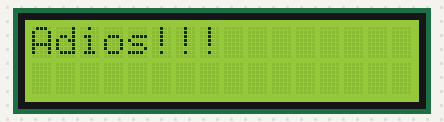
Bench run of a sketch on a simulated Arduino Uno, built with avr-gcc and run on an emulated ATmega328P. On the bench: 16×2 character LCD.

Above: at 0.1 s.
At 1.1 s:
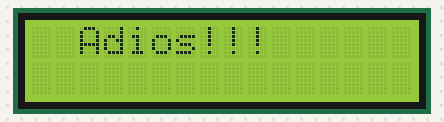
At 2.2 s:
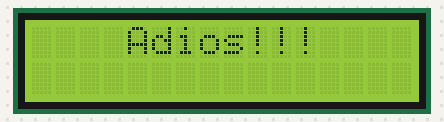
At 4.2 s:
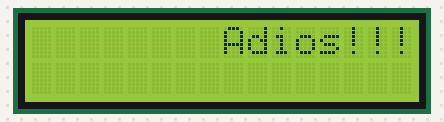
At 6.3 s:
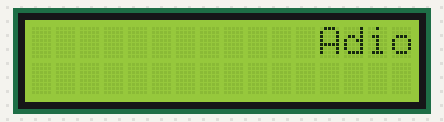
At 8.8 s:
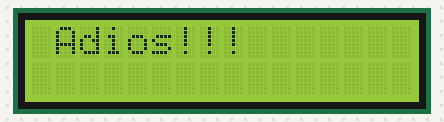

Measured:
- by itself, everything shown: repeats every 8.2 s, in 16 steps
- what the display in image 1 shows lasts 0.5 s, from 1.1 s to 1.6 s

The sketch:

LCD_2.ino
```cpp
/////////////////////////////////
// Generated with a lot of love//
// with TUNIOT FOR ESP8266     //
// Website: Easycoding.tn      //
/////////////////////////////////
#include <Wire.h>
#include <LiquidCrystal_I2C.h>


LiquidCrystal_I2C lcd(0x27,16,2);  // Dirccion 0x27 16 caractares (columnas) en 2 filas
//LiquidCrystal_I2C lcd(0x30,16,2);  // Posibles direcciones alternativas
//LiquidCrystal_I2C lcd(0x3F,16,2);  // Posibles direcciones alternativas

void setup()
{
  lcd.begin();      // Inicializa  las comunicaciones con el LCD
  lcd.backlight();  // Encendemos la luz
}


void loop()
{
   for(int i = 0; i < 16 ; i += 1){
     lcd.clear(); // borramos la pantalla
     lcd.setCursor(i,0);
     lcd.print("Adios!!!");
     delay(500);
   }


}
```
